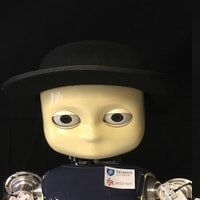
#> input picture python/detectionAlgorithm/offlineVideo/training-data/s1/face_icub1.jpg, 200 x 200 px, given in place of the camera
$ python iCubFace_wEyes.py
#> lines starting #> are read from the running program, lines starting #| are printed output that depends on the picture
import numpy as np
import cv2

# watch_cascade = cv2.CascadeClassifier('ipad-cascade-10stagesnew.xml')
icub_cascade = cv2.CascadeClassifier('cascade-icub-30v30.xml')
#icub_cascade = cv2.CascadeClassifier('cascade-icub-60v60.xml')
cascPath = "cascade-icub-60v60.xml"
faceCascade = cv2.CascadeClassifier(cascPath)
eye_cascade = cv2.CascadeClassifier('haarcascade_eye.xml')

faces = []
faceTrain = []

cap = cv2.VideoCapture(0)

while 1:
    ret, img = cap.read()
#> img is the input picture: shape (200, 200, 3); mean B, G, R 44.9, 54.6, 59.1
    gray = cv2.cvtColor(img, cv2.COLOR_BGR2GRAY)
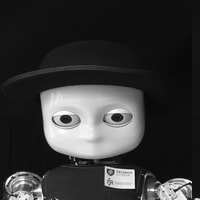
#> gray: shape (200, 200); min 0, max 254, mean 54.9

    icub = icub_cascade.detectMultiScale(gray, 10, 10)
#> icub = ()
# [9 lines of commented-out code are left out]

    gray = cv2.cvtColor(img, cv2.COLOR_BGR2GRAY)
    blurred = cv2.GaussianBlur(gray, (31, 31), 0)
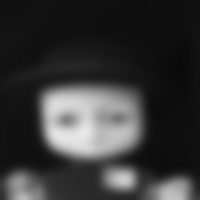
#> blurred: shape (200, 200); min 10, max 232, mean 54.9
    thresh = cv2.threshold(blurred, 127, 255, cv2.THRESH_TOZERO)[1]
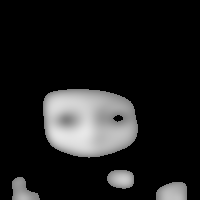
#> thresh: shape (200, 200); min 0, max 232, mean 29.7
    facesDetect = faceCascade.detectMultiScale(
        thresh,
        scaleFactor=1.3,
        minNeighbors=3,
        minSize=(50, 50),
        maxSize=(100, 100)
    )
#> facesDetect = [[37, 94, 65, 65]]

    # Draw a rectangle around the faces
    for (x, y, w, h) in facesDetect:
        # print(x,y,w,h)
        num_eyes = 0

        roi_gray = gray[y:y + h, x:x + w]
        faces.append([x, y, w, h])
        faceTrain.append(gray[y:y + w, x:x + h])
        eyes = eye_cascade.detectMultiScale(roi_gray)
        for (ex, ey, ew, eh) in eyes:
            if len(eyes) == 2:
                cv2.rectangle(roi_gray, (ex, ey), (ex + ew, ey + eh), (0, 255, 0), 2)
                num_eyes = num_eyes + 1
                print("hello")
        if num_eyes == 2:
            cv2.rectangle(img, (x, y), (x + w, y + h), (0, 255, 0), 2)
            faces = []
            faceTrain = []
#> this loop made 1 pass
#> (x, y, w, h, eyes) on pass 1: (37, 94, 65, 65, [[11, 9, 32, 32]])
#> pass 1, `roi_gray = gray[y:y + h, x:x + w]`:
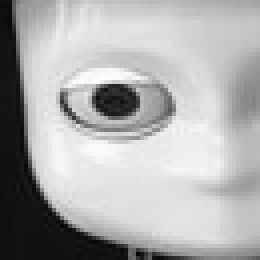
#> roi_gray: shape (65, 65) (shown 4 times larger); min 5, max 253, mean 173

    # [4 lines of commented-out code are left out]

    cv2.imshow('img', img)
    k = cv2.waitKey(30) & 0xff
#> (key Esc is pressed here)
    if k == 27:
        break

cap.release()
cv2.destroyAllWindows()
